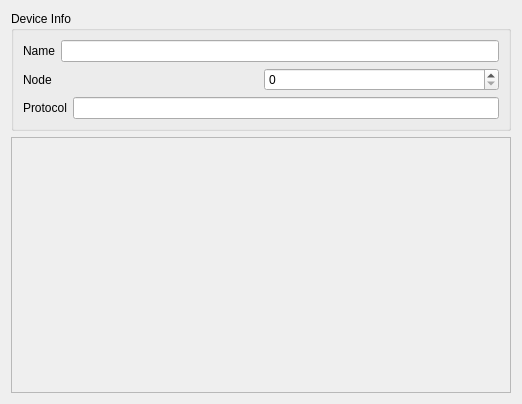
<?xml version="1.0" encoding="UTF-8"?>
<ui version="4.0">
 <class>WidgetDevice</class>
 <widget class="QWidget" name="WidgetDevice">
  <property name="geometry">
   <rect>
    <x>0</x>
    <y>0</y>
    <width>522</width>
    <height>404</height>
   </rect>
  </property>
  <property name="windowTitle">
   <string>Form</string>
  </property>
  <layout class="QVBoxLayout" name="verticalLayout_2">
   <item>
    <widget class="QGroupBox" name="groupBox">
     <property name="title">
      <string>Device Info</string>
     </property>
     <layout class="QVBoxLayout" name="verticalLayout">
      <item>
       <layout class="QHBoxLayout" name="horizontalLayout">
        <item>
         <widget class="QLabel" name="lbName">
          <property name="text">
           <string>Name</string>
          </property>
         </widget>
        </item>
        <item>
         <widget class="QLineEdit" name="leName"/>
        </item>
       </layout>
      </item>
      <item>
       <layout class="QHBoxLayout" name="horizontalLayout_2">
        <item>
         <widget class="QLabel" name="lbNode">
          <property name="text">
           <string>Node</string>
          </property>
         </widget>
        </item>
        <item>
         <widget class="QSpinBox" name="sbNode"/>
        </item>
       </layout>
      </item>
      <item>
       <layout class="QHBoxLayout" name="horizontalLayout_3">
        <item>
         <widget class="QLabel" name="label_3">
          <property name="text">
           <string>Protocol</string>
          </property>
         </widget>
        </item>
        <item>
         <widget class="QLineEdit" name="leProtocol"/>
        </item>
       </layout>
      </item>
     </layout>
    </widget>
   </item>
   <item>
    <widget class="QScrollArea" name="scrollArea">
     <property name="widgetResizable">
      <bool>true</bool>
     </property>
     <widget class="QWidget" name="scrollAreaWidgetContents">
      <property name="geometry">
       <rect>
        <x>0</x>
        <y>0</y>
        <width>502</width>
        <height>240</height>
       </rect>
      </property>
      <layout class="QVBoxLayout" name="verticalLayout_3"/>
     </widget>
    </widget>
   </item>
  </layout>
 </widget>
 <resources/>
 <connections/>
</ui>
